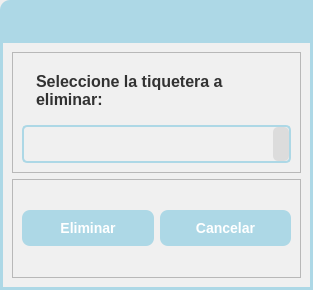
<?xml version="1.0" encoding="UTF-8"?>
<ui version="4.0">
 <class>Dialog</class>
 <widget class="QDialog" name="Dialog">
  <property name="geometry">
   <rect>
    <x>0</x>
    <y>0</y>
    <width>313</width>
    <height>290</height>
   </rect>
  </property>
  <property name="windowTitle">
   <string>Dialog</string>
  </property>
  <layout class="QVBoxLayout" name="verticalLayout">
   <property name="spacing">
    <number>0</number>
   </property>
   <property name="leftMargin">
    <number>0</number>
   </property>
   <property name="topMargin">
    <number>0</number>
   </property>
   <property name="rightMargin">
    <number>0</number>
   </property>
   <property name="bottomMargin">
    <number>0</number>
   </property>
   <item>
    <widget class="QFrame" name="menuBar_frame_2">
     <property name="minimumSize">
      <size>
       <width>0</width>
       <height>40</height>
      </size>
     </property>
     <property name="maximumSize">
      <size>
       <width>16777215</width>
       <height>40</height>
      </size>
     </property>
     <property name="styleSheet">
      <string notr="true">QFrame#menuBar_frame_2{
background-color: rgb(173, 216, 230);
border-top-left-radius: 10px;
}
</string>
     </property>
     <property name="frameShape">
      <enum>QFrame::StyledPanel</enum>
     </property>
     <property name="frameShadow">
      <enum>QFrame::Raised</enum>
     </property>
     <layout class="QHBoxLayout" name="horizontalLayout_5">
      <property name="spacing">
       <number>6</number>
      </property>
      <property name="leftMargin">
       <number>9</number>
      </property>
      <property name="topMargin">
       <number>11</number>
      </property>
      <property name="rightMargin">
       <number>15</number>
      </property>
      <property name="bottomMargin">
       <number>0</number>
      </property>
     </layout>
    </widget>
   </item>
   <item>
    <widget class="QFrame" name="central_frame">
     <property name="styleSheet">
      <string notr="true">QFrame#central_frame{
	border: 3px solid rgb(173, 216, 230); /* Bordes gruesos de color RGB(173, 216, 230) */
    background-color: rgb(240, 240, 240)
}

/* Estilo para QLabel */
QLabel {
    font-size: 16px;
    font-weight: bold;
    color: rgb(50, 50, 50);
    background-color: rgb(240, 240, 240);
    padding: 10px;
}

/* Estilo para QPushButton */
QPushButton {
    font-size: 14px;
    font-weight: bold;
    color: white;
    background-color: rgb(173, 216, 230);
    border: none;
    border-radius: 8px;
    padding: 10px 20px;
}

/* Efecto al pasar el mouse sobre el botón */
QPushButton:hover {
    background-color: rgb(150, 200, 220);
}

/* Efecto al presionar el botón */
QPushButton:pressed {
    background-color: rgb(130, 180, 200);
}
/* Estilo para QLineEdit */
QLineEdit {
    font-size: 14px;
    color: rgb(50, 50, 50);
    background-color: rgb(240, 240, 240);
    border: 2px solid rgb(173, 216, 230);
    border-radius: 5px;
    padding: 8px;
}

/* Estilo para QComboBox */
QComboBox {
    font-size: 14px;
    color: rgb(50, 50, 50);
    background-color: rgb(240, 240, 240);
    border: 2px solid rgb(173, 216, 230);
    border-radius: 5px;
    padding: 8px;
    min-width: 150px; /* Ancho mínimo para asegurar que se vean los elementos */
}

/* Estilo para el desplegable del QComboBox */
QComboBox::drop-down {
    background-color: rgb(220, 220, 220);
    border: none;
    border-radius: 5px;
}

/* Efecto al pasar el mouse sobre el QComboBox */
QComboBox:hover {
    border: 2px solid rgb(150, 200, 220);
}

</string>
     </property>
     <property name="frameShape">
      <enum>QFrame::StyledPanel</enum>
     </property>
     <property name="frameShadow">
      <enum>QFrame::Raised</enum>
     </property>
     <layout class="QVBoxLayout" name="verticalLayout_2">
      <item>
       <widget class="QFrame" name="frame">
        <property name="frameShape">
         <enum>QFrame::StyledPanel</enum>
        </property>
        <property name="frameShadow">
         <enum>QFrame::Raised</enum>
        </property>
        <layout class="QVBoxLayout" name="verticalLayout_3">
         <item>
          <widget class="QLabel" name="label">
           <property name="text">
            <string>Seleccione la tiquetera a
eliminar:</string>
           </property>
          </widget>
         </item>
         <item>
          <widget class="QComboBox" name="comboBox"/>
         </item>
        </layout>
       </widget>
      </item>
      <item>
       <widget class="QFrame" name="buttons_frame">
        <property name="frameShape">
         <enum>QFrame::StyledPanel</enum>
        </property>
        <property name="frameShadow">
         <enum>QFrame::Raised</enum>
        </property>
        <layout class="QHBoxLayout" name="horizontalLayout">
         <item>
          <widget class="QPushButton" name="add_pushButton">
           <property name="text">
            <string>Eliminar</string>
           </property>
          </widget>
         </item>
         <item>
          <widget class="QPushButton" name="cancel_pushButton">
           <property name="text">
            <string>Cancelar</string>
           </property>
          </widget>
         </item>
        </layout>
       </widget>
      </item>
     </layout>
    </widget>
   </item>
  </layout>
 </widget>
 <resources>
  <include location="../icons.qrc"/>
  <include location="../icons.qrc"/>
 </resources>
 <connections/>
</ui>
